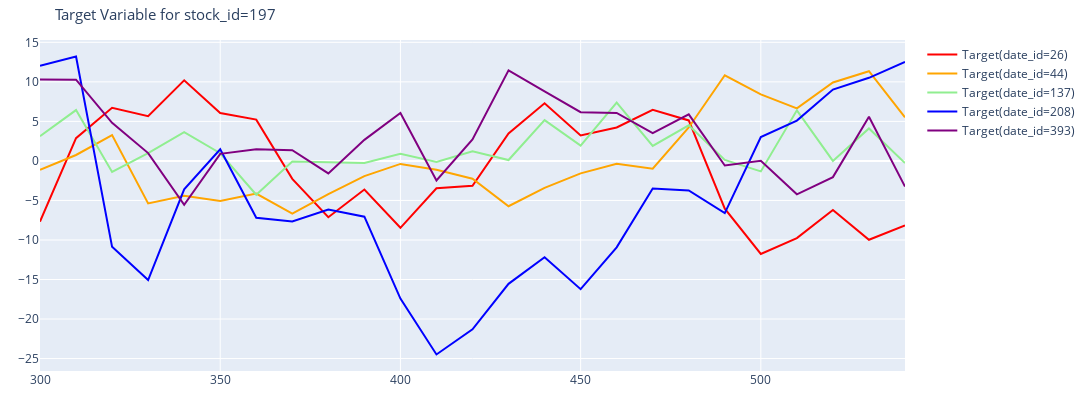

The cell this chart's notebook holds for it:
### Markdown cell above
單一股票Target每日震盪是否有規律（後5分鐘）

### Code cell
fig = go.Figure()

c = 0
for i in sorted(date):
    day = stock_id_df[stock_id_df['date_id']==i]
    dt = day[stock_id_df['seconds_in_bucket']>=300]
    # dt["target"] = dt["target"]-dt["target"].mean() # 平移至０
    # dt["target"] = (dt["target"]-dt["target"].mean())/dt["target"].std() # 做標準化
    fig.add_trace(
    go.Scatter(x = dt['seconds_in_bucket'], 
            y = dt['target'], 
            name = 'Target'+'(date_id='+str(i)+')',
            line = dict(color = color[c])))
    c += 1


fig.update_layout(title = 'Target Variable for stock_id='+str(id),
                title_font = dict(size = 15),
                showlegend = True,
                width = 1100,
                height = 400,
                margin = dict(l = 40, r = 40, t = 40, b = 20))

### Figure 1 — Plotly figure (JSON) as saved in the notebook; plotly's stock layout.template omitted (floating-point values rounded to 4 significant figures)
{"data": [{"line": {"color": "red"}, "name": "Target(date_id=26)", "type": "scatter", "x": [300, 310, 320, 330, 340, 350, 360, 370, 380, 390, 400, 410, 420, 430, 440, 450, 460, 470, 480, 490, 500, 510, 520, 530, 540], "y": [-7.68, 2.88, 6.72, 5.66, 10.2, 6.05, 5.22, -2.27, -7.12, -3.62, -8.46, -3.46, -3.14, 3.48, 7.29, 3.22, 4.23, 6.469, 5.12, -6.04, -11.77, -9.76, -6.2, -9.97, -8.17]}, {"line": {"color": "orange"}, "name": "Target(date_id=44)", "type": "scatter", "x": [300, 310, 320, 330, 340, 350, 360, 370, 380, 390, 400, 410, 420, 430, 440, 450, 460, 470, 480, 490, 500, 510, 520, 530, 540], "y": [-1.12, 0.7498, 3.27, -5.37, -4.42, -5.07, -4.14, -6.68, -4.21, -1.93, -0.3803, -1.13, -2.25, -5.73, -3.4, -1.58, -0.3499, -0.99, 4.23, 10.83, 8.41, 6.64, 9.919, 11.34, 5.51]}, {"line": {"color": "lightgreen"}, "name": "Target(date_id=137)", "type": "scatter", "x": [300, 310, 320, 330, 340, 350, 360, 370, 380, 390, 400, 410, 420, 430, 440, 450, 460, 470, 480, 490, 500, 510, 520, 530, 540], "y": [3.13, 6.43, -1.4, 0.9799, 3.63, 0.9704, -4.28, -0.06974, -0.18, -0.2599, 0.9, -0.1299, 1.22, 0.1097, 5.161, 1.93, 7.39, 1.889, 4.51, 0.1299, -1.33, 6.4, 0, 4.11, -0.27]}, {"line": {"color": "blue"}, "name": "Target(date_id=208)", "type": "scatter", "x": [300, 310, 320, 330, 340, 350, 360, 370, 380, 390, 400, 410, 420, 430, 440, 450, 460, 470, 480, 490, 500, 510, 520, 530, 540], "y": [12.04, 13.2, -10.87, -15.07, -3.59, 1.47, -7.2, -7.67, -6.16, -7.05, -17.42, -24.48, -21.3, -15.55, -12.19, -16.22, -10.93, -3.48, -3.74, -6.6, 3.02, 5.1, 9.03, 10.51, 12.52]}, {"line": {"color": "purple"}, "name": "Target(date_id=393)", "type": "scatter", "x": [300, 310, 320, 330, 340, 350, 360, 370, 380, 390, 400, 410, 420, 430, 440, 450, 460, 470, 480, 490, 500, 510, 520, 530, 540], "y": [10.29, 10.28, 4.82, 0.9894, -5.55, 0.8905, 1.47, 1.36, -1.58, 2.66, 6.059, -2.48, 2.72, 11.45, 8.79, 6.16, 6.059, 3.51, 5.89, -0.58, 0.02027, -4.23, -2.05, 5.58, -3.25]}], "layout": {"height": 400, "margin": {"b": 20, "l": 40, "r": 40, "t": 40}, "showlegend": true, "title": {"font": {"size": 15}, "text": "Target Variable for stock_id=197"}, "width": 1100}}
